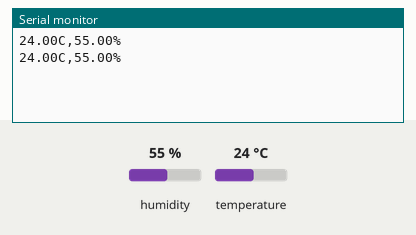
A sketch run on a simulated Arduino Uno, built with avr-gcc and run on an emulated ATmega328P. On the bench: the last lines printed to the serial monitor. The inputs (shaded band) are chosen by the test bench; at power-on: humidity 55 %, temperature 24 °C.

Above: at 2.8 s.
2.9 s: humidity set to 22 %
At 4.7 s:
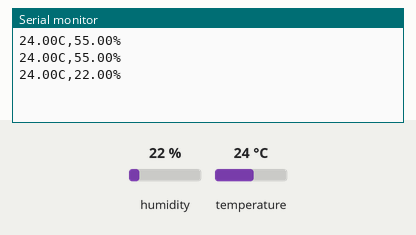
5.6 s: temperature set to 12 °C
At 7.1 s:
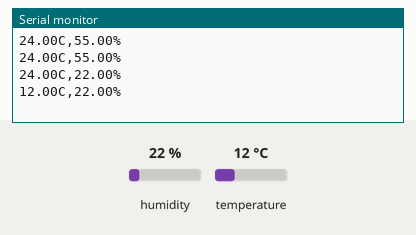
8.3 s: humidity set to 40 %
At 10.8 s:
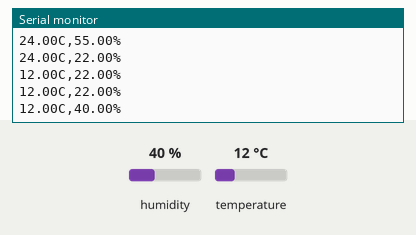
Timing chart, 0 to 12.3 s (numbered marks = the images above; inputs shaded):
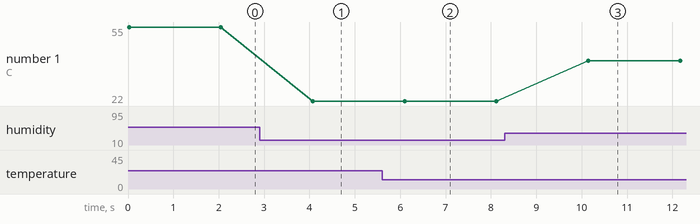

Measured:
- after the input at 2.9 s, the serial monitor: prints a new line after 1.2 s (image 1)
- after the input at 5.6 s, the serial monitor: prints a new line after 0.50 s (image 2)
- after the input at 8.3 s, the serial monitor: prints a new line after 1.8 s (image 3)
- plotted number 1: 55 → 22 after the input at 2.9 s, 22 → 40 after the input at 8.3 s

The sketch:

DHT.ino
```cpp
#include <DHT.h>
#define DHTTYPE DHT11
#define pin 9
DHT dht9(pin,DHTTYPE);
void setup() {
  // put your setup code here, to run once:
Serial.begin(9600);
dht9.begin();
}

void loop() {
  // put your main code here, to run repeatedly:
Serial.print(dht9.readTemperature());
Serial.print("C,");
Serial.print(dht9.readHumidity());
Serial.println("%");
delay(2000);
}
```
